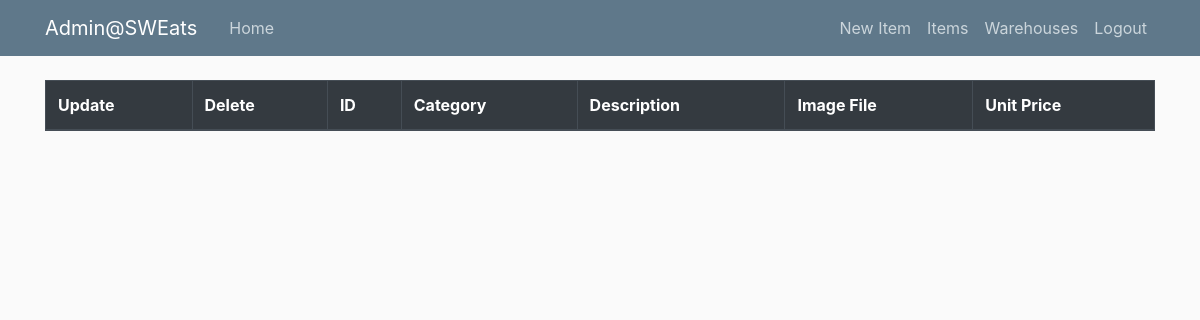
Before: /admin/item (signed in) with the older database file.
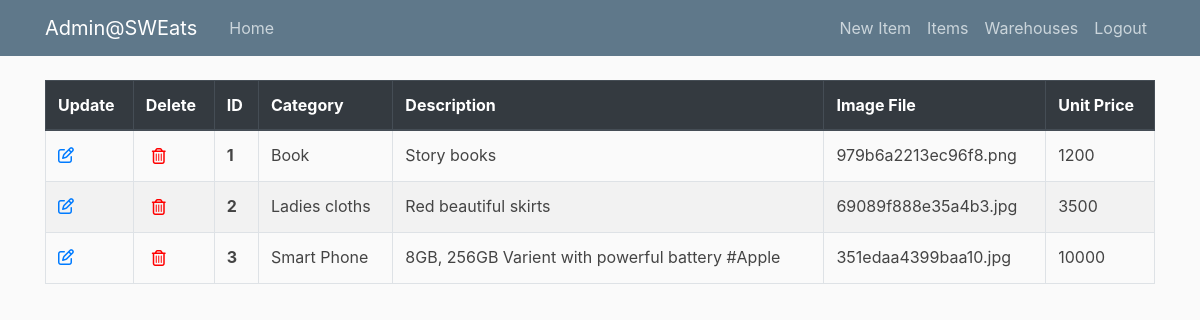
After: the same page with the newer database file.
### sweats/models.py (models this page shows, shortened)
class Item(db.Model):
    __tablename__ = 'items'
    id = db.Column(db.Integer , primary_key=True)
    category = db.Column(db.String(20))
    description = db.Column(db.String(200), nullable=False)
    image_file = db.Column(db.String(20), nullable=False)
    unit_price = db.Column(db.Integer , nullable=False)
    order_items = db.relationship('OrderItem' , backref='item' , lazy=True)

### sweats/routes/admin_routes.py (the view)
@app.route('/admin/<model_name>')
@login_required
def model(model_name):
    if not current_user.admin:
        abort(403)
    model_instance = ''
    if model_name == "item":
        model_instance = Item
        title = "Items"
        template_name = 'items.html'
    elif model_name == "warehouse":
        model_instance = Warehouse
        title = "Warehouses"
        template_name = 'warehouses.html'
    items = model_instance.query.all()
    return render_template('admin/'+template_name, title=title, items=items)

### sweats/models.py (called while the page is built)
@login_manager.user_loader
def load_user(user_id):
    return Customer.query.get(int(user_id))

### sweats/templates/admin/items.html
{% extends "admin/home.html" %}
{% block nav %}
    <a class="nav-item nav-link" href="{{ url_for('new_model', model_name='item') }}">New Item</a>
{% endblock nav %}
{% block content %}
<table class="table table-bordered">
    <thead class="thead-dark">
    <tr>
        <th scope="col">Update</th>
        <th scope="col">Delete</th>
        <th scope="col">ID</th>
        <th scope="col">Category</th>
        <th scope="col">Description</th>
        <th scope="col">Image File</th>
        <th scope="col">Unit Price</th>
    </tr>
    </thead>
    <tbody>
    {% for item in items %}
        <tr class="table-row" data-href="#">
            <td><a href="{{ url_for('update_item', item_id=item.id) }}"><i class="far fa-edit"></i></a></td>
            <td><form class="delete-item-form" action="{{ url_for('delete_model_instance', model_name='item', instance_id=item.id) }}" method="POST"><button type="submit" class="delete-button"><i class="far fa-trash-alt"></i></button></form></td>
            <th scope="row">{{ item.id }}</th>
            <td>{{ item.category }}</td>
            <td>{{ item.description }}</td>
            <td>{{ item.image_file }}</td>
            <td>{{ item.unit_price }}</td>
        </tr>
    {% endfor %}
    </tbody>
</table>
{% endblock content %}

Changed rows visible on the page:
added Item: id "1", category "Book", description "Story books", image_file "979b6a2213ec96f8.png", unit_price "1200"
added Item: id "2", category "Ladies cloths", description "Red beautiful skirts", image_file "69089f888e35a4b3.jpg", unit_price "3500"
added Item: id "3", category "Smart Phone", description "8GB, 256GB Varient with powerful battery #Apple", image_file "351edaa4399baa10.jpg", unit_price "10000"
